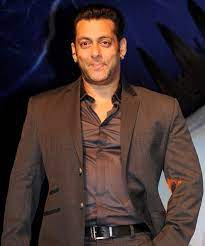
#> input picture train/salman khan/salman 2.jfif, 205 x 246 px, found by its file name; its folder holds only this picture in this run
$ python faces_train.py
#> lines starting #> are read from the running program, lines starting #| are printed output that depends on the picture
#pylint:disable=no-member

import os
import cv2 as cv
import numpy as np

people = ['salman khan', 'sharukh khan'] #name of folder which is there in this location E:\NEW DATA\Practising folder\opencv\train'

DIR = r'E:\NEW DATA\Practising folder\opencv\train' #location

haar_cascade = cv.CascadeClassifier('haar_face.xml') #this line is reading about 10000 lines of code from the file which is located at here 'haar_face.xml'

features = [] #list store the faces of peoples
labels = [] #list store the index of people that are thre in features list

def create_train():
    for person in people:
        path = os.path.join(DIR, person) # to concatenate the location with name of people that are store in features list
        label = people.index(person) # index of people

        for img in os.listdir(path):
            img_path = os.path.join(path,img)# to concatenate the location with name of people that are store in features list


            img_array = cv.imread(img_path)#reading the image
#> img_array is the input picture: shape (246, 205, 3); mean B, G, R 50.8, 50.7, 67.8
            if img_array is None:
                continue


            gray = cv.cvtColor(img_array, cv.COLOR_BGR2GRAY)
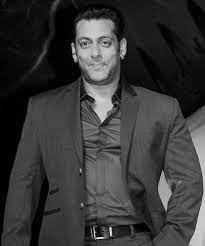
#> gray: shape (246, 205); min 0, max 246, mean 55.8

            faces_rect = haar_cascade.detectMultiScale(gray, scaleFactor=1.1, minNeighbors=4) #this will give the cordinate of rectangle (face's rectangle) with height and width
#> faces_rect = [[67, 20, 58, 58]]

            for (x,y,w,h) in faces_rect:
                faces_roi = gray[y:y+h, x:x+w]
                features.append(faces_roi)
                labels.append(label)
#> this loop made 1 pass
#> pass 1, in create_train, `faces_roi = gray[y:y+h, x:x+w]`:
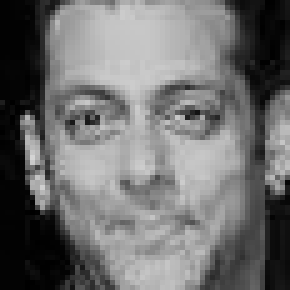
#> faces_roi: shape (58, 58) (shown 5 times larger); min 0, max 212, mean 111.3
#> after the loop, features = 1 item; labels = [0]
#> pass 2 of the loop in create_train, `for person in people:`:
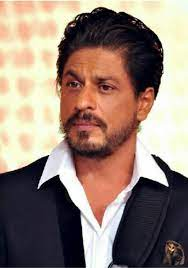
#> input picture train/sharukh khan/sharukh khan 2.jfif, 188 x 268 px, found by its file name
#> in create_train, img_array is the input picture: shape (268, 188, 3); mean B, G, R 118, 129.2, 148.5
#> in create_train, `gray = cv.cvtColor(img_array, cv.COLOR_BGR2GRAY)`:
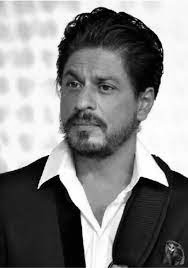
#> gray: shape (268, 188); min 0, max 255, mean 133.7
#> faces_rect = [[40, 48, 95, 95]]
#> the loop in create_train, `for (x,y,w,h) in faces_rect:` made 1 pass
#> pass 1, in create_train, `faces_roi = gray[y:y+h, x:x+w]`:
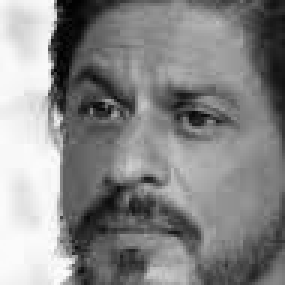
#> faces_roi: shape (95, 95) (shown 3 times larger); min 0, max 253, mean 135.8
#> after the loop in create_train, `for (x,y,w,h) in faces_rect:`: features = 2 items; labels = [0, 1]

create_train()
print('Training done ---------------')

features = np.array(features, dtype='object')
labels = np.array(labels)

face_recognizer = cv.face.LBPHFaceRecognizer_create()

# Train the Recognizer on the features list and the labels list
face_recognizer.train(features,labels)

face_recognizer.save('face_trained.yml')
np.save('features.npy', features)
np.save('labels.npy', labels)
